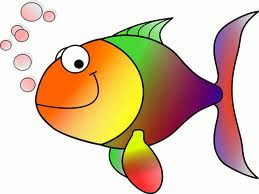
#> input picture disp_labs/stdimgs/HappyFish.jpg, 259 x 194 px
$ jupyter execute 10.ipynb
#> lines starting #> are read from the running program, lines starting #| are printed output that depends on the picture
### Performing Convolution to an Image
#### Theory
This lab focuses on applying convolution operations to an image using a custom kernel. Convolution is a fundamental operation in image processing and computer vision, used for tasks such as edge detection, sharpening, blurring, and feature extraction. By manipulating the kernel, we can achieve various effects on the image, such as enhancing edges, detecting patterns, or smoothing noise. For example, using a sharpening kernel can highlight fine details, while a Gaussian kernel can blur the image to reduce noise. Experimenting with different kernels allows us to explore how specific features of the image can be emphasized or suppressed.

#### Objectives:
1. Understand the concept of convolution and its role in image processing.
2. Implement a custom convolution function to apply a kernel to an image.
3. Visualize the original image and the result of the convolution operation.
4. Explore the effects of different kernels on the image, such as edge enhancement, noise reduction, or feature extraction.

#### Operations Achievable by Changing the Kernel:
1. **Edge Detection**: Kernels like the Sobel or Prewitt operators can be used to detect edges in the image.
2. **Sharpening**: A sharpening kernel can enhance fine details and make the image appear crisper.
3. **Blurring**: Gaussian or averaging kernels can smooth the image and reduce noise.
4. **Embossing**: Kernels designed for embossing can create a 3D-like effect on the image.
5. **Feature Extraction**: Custom kernels can be designed to detect specific patterns or features in the image.
6. **Noise Reduction**: Smoothing kernels can help in reducing noise while preserving important features.

[cell 1]
import cv2
import numpy as np
import matplotlib.pyplot as plt

[cell 2]
def convolution(image, kernel):
    pad = kernel.shape[0] // 2
    padded = np.pad(image, pad, mode="constant")
    output = np.zeros_like(image, dtype=np.float64)
    for i in range(image.shape[0]):
        for j in range(image.shape[1]):
            output[i, j] = np.sum(
                kernel * padded[i : i + kernel.shape[0], j : j + kernel.shape[1]]
            )
    return np.clip(output, 0, 255).astype(np.uint8)


image = cv2.imread("stdimgs/HappyFish.jpg", cv2.IMREAD_GRAYSCALE)
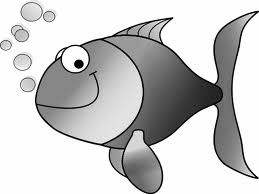
#> image: shape (194, 259); min 0, max 255, mean 200.4
kernel = np.array([
    [-1, 1, -1],
    [1, 8, 1],
    [-1, 1, -1]
    ], dtype=np.float64)
convolutioned = convolution(image, kernel)
#> in convolution, `padded = np.pad(image, pad, mode="constant")`:
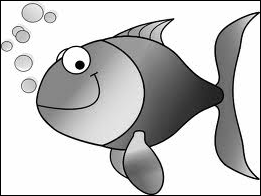
#> padded: shape (196, 261); min 0, max 255, mean 196.9
#> after the loop in convolution, `for i in range(image.shape[0]):`:
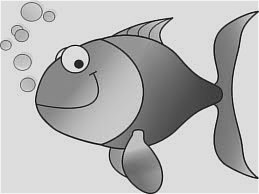
#> output: shape (194, 259) float64; min -441, max 2412, mean 1607.8; drawn with min black and max white
#> in convolution, `return np.clip(output, 0, 255).astype(np.uint8)`:
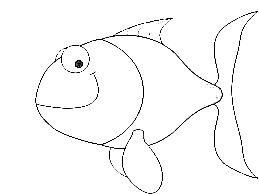
#> returned value: shape (194, 259); min 0, max 255, mean 248.8

[cell 3]
plt.figure(figsize=(10, 5))

plt.subplot(121)
plt.imshow(image, cmap="gray")
plt.title("Original Image")
plt.axis("off")

plt.subplot(122)
plt.imshow(convolutioned, cmap="gray")
plt.title("Convolution Result")
plt.axis("off")

plt.tight_layout()
